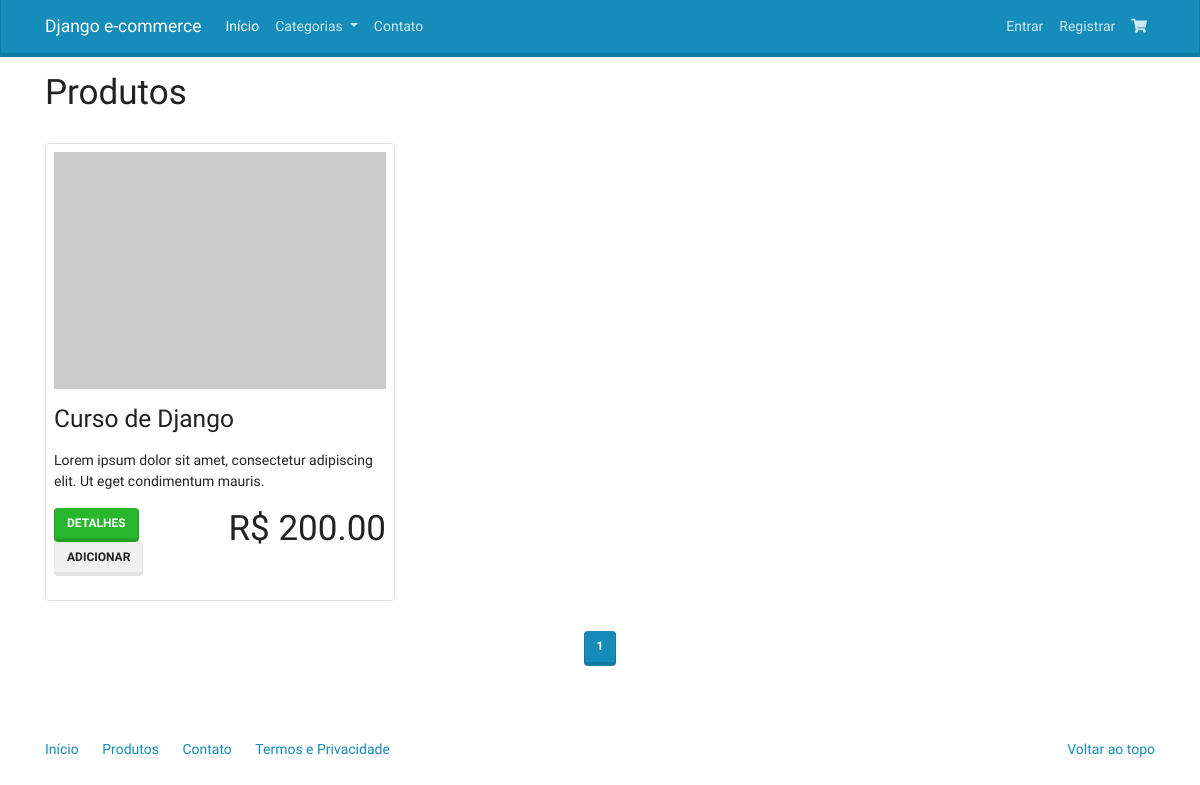
Page /catalogo/ on the earlier database version.
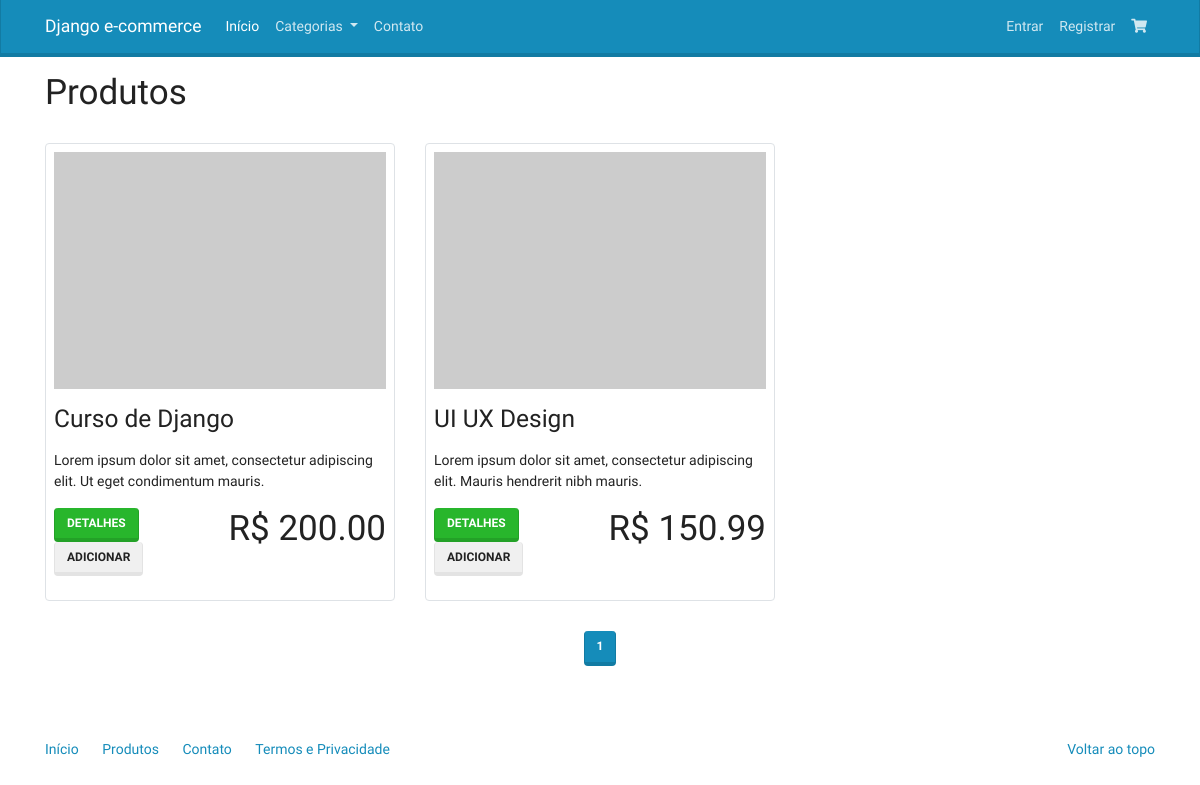
Same page on the later database version.
### catalog/models.py (models this page shows)
class Product(models.Model):
    name = models.CharField('Nome', max_length=250)
    slug = models.SlugField('Identificador', max_length=250)
    category = models.ForeignKey(Category, verbose_name='Categoria', on_delete=models.CASCADE)
    description = models.TextField('Descrição', blank=True)
    price = models.DecimalField('Preço', max_digits=9, decimal_places=2)
    created = models.DateField('Criado em', auto_now_add=True)
    modified = models.DateField('Modificado em', auto_now=True)
    def __str__(self):
        return self.name
    def get_absolute_url(self):
        return reverse('catalog:product', kwargs={'slug': self.slug})
    class Meta:
        verbose_name = 'Produto'
        verbose_name_plural = 'Produtos'
        ordering = ['name']

### catalog/views.py (the view)
# urls.py: path('', views.ProductListView.as_view(), name='product_list'),
class ProductListView(ListView):
    model = Product
    template_name = 'catalog/product_list.html'
    paginate_by = 6

### catalog/context_processors.py (called while the page is built)
def categories(request):
    return {
        'categories': Category.objects.all(),
    }

### catalog/models.py (called while the page is built)
    def __str__(self):
        return self.name

    def get_absolute_url(self):
        return reverse('catalog:category', kwargs={'slug': self.slug})

### core/templatetags/pagination.py (called while the page is built)
@register.inclusion_tag('pagination.html')
def pagination(request, paginator, page_obj):
    context = {}
    context['request'] = request
    context['paginator'] = paginator
    context['page_obj'] = page_obj
    getvars = request.GET.copy()
    if 'page' in getvars:
        del getvars['page']
    elif len(getvars) > 0:
        context['getvars'] = f'&{getvars.urlencode()}'
    else:
        context['getvars'] = ''
    return context

### catalog/templates/catalog/product_list.html (shortened to what this page needs)
{% extends "base.html" %}
{% load pagination %}
{% block main %}
    <div class="page-header">
        <h1>Produtos</h1>
    </div>
    <br>
    <div class="row">
        {% for product in product_list %}
            {% include "catalog/_product.html" %}
        {% endfor %}
    </div>
{% pagination request paginator page_obj %}
{% endblock %}

### core/templates/base.html (shortened to what this page needs)
<!DOCTYPE html>
{% load static %}
<html lang="en">
    <head>
        <link rel="stylesheet" href="{% static 'assets/bootstrap.css' %}">
        <link rel="stylesheet" href="{% static 'assets/bootstrap.min.css' %}">
        <link rel="stylesheet" href="{% static 'assets/style.css' %}">
        <link rel="stylesheet" href="https://use.fontawesome.com/releases/v5.7.2/css/all.css">
    </head>
    <body>
        <div class="navbar navbar-expand-lg navbar-dark bg-primary">
            <div class="container">
                <a class="navbar-brand" href="{% url 'index' %}">Django e-commerce</a>
                <div class="collapse navbar-collapse" id="navbarColor01">
                    <ul class="navbar-nav mr-auto">
                        <li class="nav-item active">
                            <a class="nav-link" href="{% url 'index' %}">Início <span class="sr-only">(current)</span></a>
                        </li>
                        <li class="nav-item dropdown">
                            <a class="nav-link dropdown-toggle" href="{% url 'catalog:product_list' %}" id="navbarDropdown" role="button" data-toggle="dropdown" aria-haspopup="true" aria-expanded="false">
                                Categorias
                            </a>
                        </li>
                        <li class="nav-item">
                            <a class="nav-link" href="{% url 'contact' %}">Contato</a>
                        </li>
                    </ul>
                    <ul class="navbar-nav ml-auto">
                        {% if user.is_authenticated %}
                            <li class="nav-item">
                                <a class="nav-link" href="{% url 'accounts:index' %}">Minha conta</a>
                            </li>
                            <li class="nav-item">
                                <a class="nav-link" href="{% url 'logout' %}">Sair</a>
                            </li>
                        {% else %}
                            <li class="nav-item">
                                <a class="nav-link" href="{% url 'login' %}">Entrar</a>
                            </li>
                            <li class="nav-item">
                                <a class="nav-link" href="{% url 'accounts:register' %}">Registrar</a>
                            </li>
                        {% endif %}
                        <li class="nav-item">
                            <a class="nav-link" href="{% url 'checkout:cart_item' %}"><i class="fas fa-shopping-cart"></i></a>
                        </li>
                    </ul>
                </div>
            </div>
        </div>
        <div class="container margin-top">
            {% block main %}
            {% endblock %}
        </div>
        <footer class="footer">
            <div class="container">
                <div class="around">
                <a class="a-margin" href="#"> Início </a>
                <a class="a-margin" href="#"> Produtos </a>
                <a class="a-margin" href="#"> Contato </a>
                <a class="a-margin" href="#"> Termos e Privacidade </a>
                <a class="float-sm-right" href="#top">Voltar ao topo </a>
                </div>
            </div>
        </footer>
    </body>
</html>

### catalog/templates/catalog/_product.html
<div class="col-sm-6 col-md-4">
    <div class="img-thumbnail">
        <a href="{{ product.get_absolute_url }}">
            <img class="img-edit" src="http://placehold.it/350x250" alt="" />
        </a>
        <div class="caption">
            <h3>{{product}}</h3>
            <p>{{product.description|linebreaks}}</p>
            <h1 class="float-xl-right h1-edit">R$ {{product.price}}</h1>
            <p>
                <a href="{{ product.get_absolute_url }}" class="btn btn-success" role="button">Detalhes</a>
                <a href="{% url 'checkout:create_cartitem' product.slug %}" class="btn btn-secondary" role="button">Adicionar</a>
            </p>
        </div>
    </div>
</div>

### core/templates/pagination.html
<nav aria-label="Page navigation">
    <ul class="pagination justify-content-center">
        {% for page in paginator.page_range %}
            <li class="page-item {% if page_obj.number == page %}active{% endif %}"><a class="page-link" href="?page={{page}}{{getvars}}">{{ page }}</a></li>
        {% endfor %}
    </ul>
</nav>

### core/static/assets/style.css (style rules this page uses)
html { position: relative; min-height: 100%; }
body { margin-bottom: 60px; }
.navbar-dark .navbar-nav .nav-link { color: rgba(255,255,255,.8); }
.footer { position: absolute; bottom: 0; width: 100%; margin: 40px 0; }
body > .container { padding: 15px 15px; }

Differences in the rows shown:
added Product: name "UI UX Design", description "Lorem ipsum dolor sit amet, consectetur adipiscing elit. Mauris hendrerit nibh mauris.", price "150.99"
